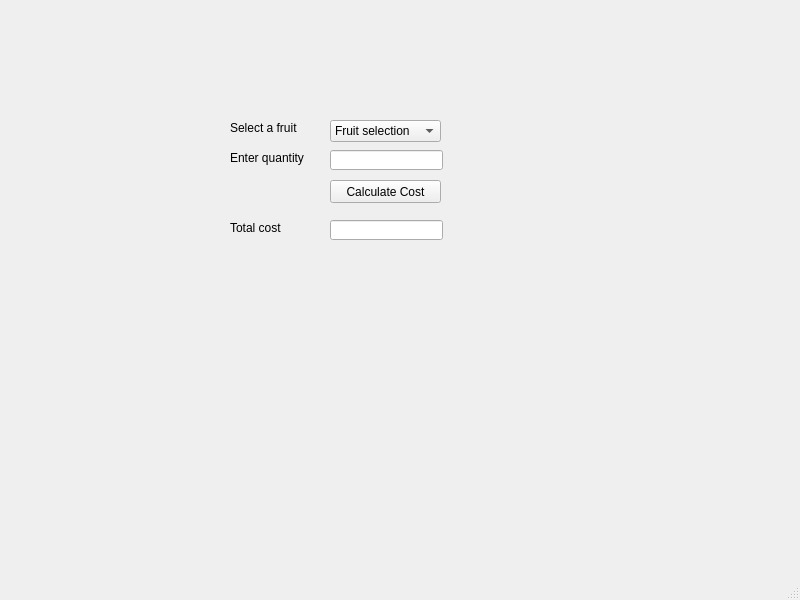
<?xml version="1.0" encoding="UTF-8"?>
<ui version="4.0">
 <class>fruitpurchase</class>
 <widget class="QMainWindow" name="fruitpurchase">
  <property name="geometry">
   <rect>
    <x>0</x>
    <y>0</y>
    <width>800</width>
    <height>600</height>
   </rect>
  </property>
  <property name="font">
   <font>
    <family>Arial</family>
    <pointsize>9</pointsize>
   </font>
  </property>
  <property name="windowTitle">
   <string>Fruit Purchase</string>
  </property>
  <widget class="QWidget" name="centralwidget">
   <widget class="QLabel" name="lblFruit">
    <property name="geometry">
     <rect>
      <x>230</x>
      <y>120</y>
      <width>81</width>
      <height>16</height>
     </rect>
    </property>
    <property name="font">
     <font>
      <family>Arial</family>
      <pointsize>9</pointsize>
     </font>
    </property>
    <property name="text">
     <string>Select a fruit</string>
    </property>
   </widget>
   <widget class="QComboBox" name="cmbFruit">
    <property name="geometry">
     <rect>
      <x>330</x>
      <y>120</y>
      <width>111</width>
      <height>22</height>
     </rect>
    </property>
    <item>
     <property name="text">
      <string>Fruit selection</string>
     </property>
    </item>
    <item>
     <property name="text">
      <string>Apple</string>
     </property>
    </item>
    <item>
     <property name="text">
      <string>Orange</string>
     </property>
    </item>
    <item>
     <property name="text">
      <string>Pear</string>
     </property>
    </item>
    <item>
     <property name="text">
      <string>Peach</string>
     </property>
    </item>
    <item>
     <property name="text">
      <string>Banana</string>
     </property>
    </item>
   </widget>
   <widget class="QLabel" name="lblQuantity">
    <property name="geometry">
     <rect>
      <x>230</x>
      <y>150</y>
      <width>81</width>
      <height>16</height>
     </rect>
    </property>
    <property name="text">
     <string>Enter quantity</string>
    </property>
   </widget>
   <widget class="QLineEdit" name="txtQuantity">
    <property name="geometry">
     <rect>
      <x>330</x>
      <y>150</y>
      <width>113</width>
      <height>20</height>
     </rect>
    </property>
   </widget>
   <widget class="QPushButton" name="btnCalculate">
    <property name="geometry">
     <rect>
      <x>330</x>
      <y>180</y>
      <width>111</width>
      <height>23</height>
     </rect>
    </property>
    <property name="text">
     <string>Calculate Cost</string>
    </property>
   </widget>
   <widget class="QLabel" name="lblCost">
    <property name="geometry">
     <rect>
      <x>230</x>
      <y>220</y>
      <width>61</width>
      <height>16</height>
     </rect>
    </property>
    <property name="text">
     <string>Total cost</string>
    </property>
   </widget>
   <widget class="QLineEdit" name="txtCost">
    <property name="geometry">
     <rect>
      <x>330</x>
      <y>220</y>
      <width>113</width>
      <height>20</height>
     </rect>
    </property>
    <property name="readOnly">
     <bool>true</bool>
    </property>
   </widget>
   <widget class="QLabel" name="lblPrice">
    <property name="geometry">
     <rect>
      <x>520</x>
      <y>120</y>
      <width>121</width>
      <height>16</height>
     </rect>
    </property>
    <property name="text">
     <string/>
    </property>
   </widget>
  </widget>
  <widget class="QMenuBar" name="menubar">
   <property name="geometry">
    <rect>
     <x>0</x>
     <y>0</y>
     <width>800</width>
     <height>21</height>
    </rect>
   </property>
  </widget>
  <widget class="QStatusBar" name="statusbar"/>
 </widget>
 <resources/>
 <connections/>
</ui>
